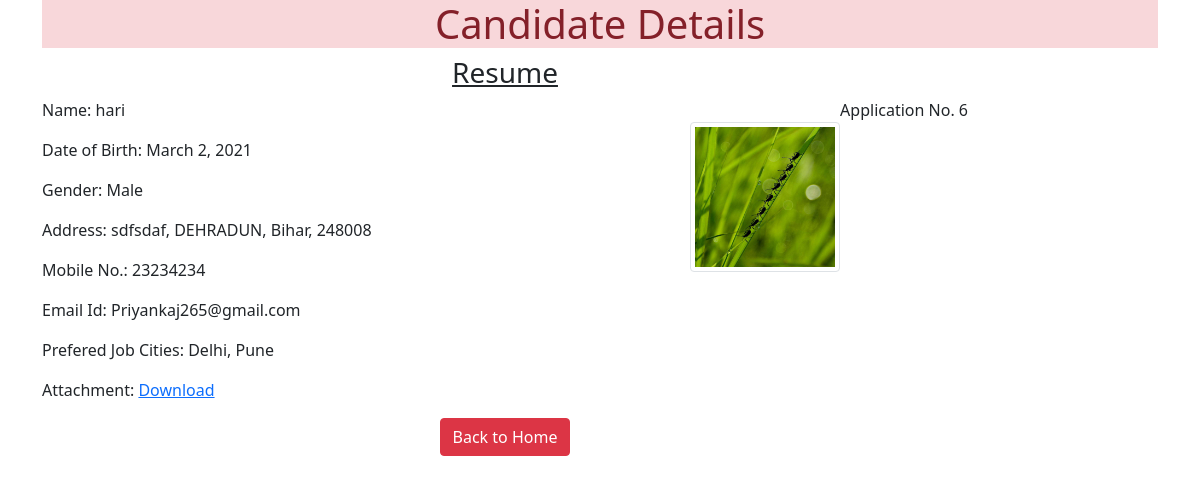
Page /6 on the committed database.
### myapp/models.py (models this page shows)
class Resume(models.Model):
    name = models.CharField(max_length=100)
    dob = models.DateField(auto_now=False, auto_now_add=False)
    gender = models.CharField( max_length=100)
    locality = models.CharField( max_length=100)
    city = models.CharField( max_length=100)
    pin = models.PositiveIntegerField()
    state = models.CharField(choices=state_choices, max_length=100)
    mobile = models.PositiveIntegerField()
    email = models.EmailField( max_length=254)
    job_city = models.CharField( max_length=100)
    profile_image = models.ImageField(upload_to='profileimg', blank= True)
    my_file = models.FileField(upload_to='doc', blank=True)
    registration_date = models.DateTimeField(auto_now_add=True)

### myapp/views.py (the view)
# urls.py: path('<int:id>', views.CandidateView.as_view(), name='candidate')
class CandidateView(View):
    def get(self, request, id):
        candidate = Resume.objects.get(id=id)
        return render(request, 'myapp/candidate.html', {'candidate':candidate})

### myapp/templatetags/myfilter.py (called while the page is built)
@register.filter(name='remove_special')
def remove_chars(value, arg):
    print('Arg', arg)
    print('value', value)
    for character in arg:
        print(character)
        value = value.replace(character, '')
    return value

### myapp/templates/myapp/candidate.html
{% extends 'myapp/base.html' %}
{% load myfilter %}
{% load static %}
{% block content %}
<div class="container">
    <h1 class="alert-danger text-center">Candidate Details</h1>
    <div class="row">
        <div class='col-sm-10'>
            <h3 class="text-center"><u>Resume</u></h3>
            <p class="float-end">Application No. {{candidate.id}}</p>
            <img src="{{candidate.profile_image.url}}" alt="" class='img-fluid img-thumbnail float-end mt-4' width='150' height='150'>
            <p>Name: {{candidate.name}}</p>
            <p>Date of Birth: {{candidate.dob}}</p>
            <p>Gender: {{candidate.gender}}</p>
            <p>Address: {{candidate.locality}}, {{candidate.city}}, {{candidate.state}}, {{candidate.pin}}</p>
            <p>Mobile No.: {{candidate.mobile}}</p>
            <p>Email Id: {{candidate.email}}</p>
            <p>Prefered Job Cities: {{candidate.job_city| remove_special:"[]'"}}</p>
            <p>Attachment: <a href="{{candidate.my_file.url}}">Download</a></p>
            <div class="text-center">
                <a href="/" class='btn btn-danger'>Back to Home</a>
            </div>
        </div>
    </div>
</div>
{% endblock content %}

### rows in the picture
Resume: id "6", profile_image (picture), name "hari", dob "March 2, 2021", gender "Male", locality "sdfsdaf", city "DEHRADUN", state "Bihar", pin "248008", mobile "23234234", email "Priyankaj265@gmail.com", job_city|remove_special "Delhi, Pune"
